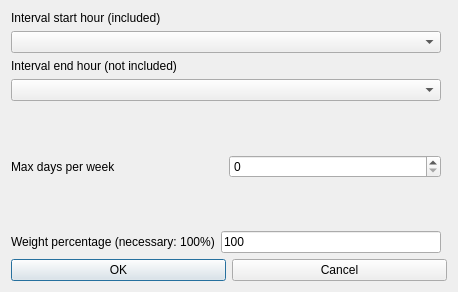
<?xml version="1.0" encoding="UTF-8"?>
<ui version="4.0">
 <class>ModifyConstraintTeachersIntervalMaxDaysPerWeekForm_template</class>
 <widget class="QDialog" name="ModifyConstraintTeachersIntervalMaxDaysPerWeekForm_template">
  <property name="geometry">
   <rect>
    <x>0</x>
    <y>0</y>
    <width>458</width>
    <height>292</height>
   </rect>
  </property>
  <property name="windowTitle">
   <string extracomment="This is the title of the dialog to modify a constraint of this type">Modify teachers interval max days per week</string>
  </property>
  <layout class="QGridLayout">
   <item row="6" column="0" colspan="2">
    <layout class="QHBoxLayout">
     <item>
      <widget class="QPushButton" name="okPushButton">
       <property name="text">
        <string>OK</string>
       </property>
      </widget>
     </item>
     <item>
      <widget class="QPushButton" name="cancelPushButton">
       <property name="text">
        <string>Cancel</string>
       </property>
      </widget>
     </item>
    </layout>
   </item>
   <item row="5" column="0">
    <layout class="QHBoxLayout">
     <item>
      <widget class="QLabel" name="weightTextLabel">
       <property name="frameShape">
        <enum>QFrame::NoFrame</enum>
       </property>
       <property name="frameShadow">
        <enum>QFrame::Plain</enum>
       </property>
       <property name="text">
        <string>Weight percentage (necessary: 100%)</string>
       </property>
       <property name="wordWrap">
        <bool>false</bool>
       </property>
      </widget>
     </item>
     <item>
      <widget class="QLineEdit" name="weightLineEdit">
       <property name="text">
        <string notr="true">100</string>
       </property>
      </widget>
     </item>
    </layout>
   </item>
   <item row="0" column="0">
    <layout class="QVBoxLayout">
     <item>
      <widget class="QLabel" name="startTextLabel">
       <property name="frameShape">
        <enum>QFrame::NoFrame</enum>
       </property>
       <property name="frameShadow">
        <enum>QFrame::Plain</enum>
       </property>
       <property name="text">
        <string extracomment="This field refers to a constraint operating on a given hourly interval. The selected start hour of the interval is included (is counted) in the constraint, while the selected end hour of the interval is not included (is not counted) in the constraint.">Interval start hour (included)</string>
       </property>
       <property name="wordWrap">
        <bool>false</bool>
       </property>
      </widget>
     </item>
     <item>
      <widget class="QComboBox" name="startHourComboBox">
       <property name="editable">
        <bool>false</bool>
       </property>
       <property name="insertPolicy">
        <enum>QComboBox::NoInsert</enum>
       </property>
       <property name="duplicatesEnabled">
        <bool>false</bool>
       </property>
      </widget>
     </item>
    </layout>
   </item>
   <item row="1" column="0">
    <layout class="QVBoxLayout">
     <item>
      <widget class="QLabel" name="endTextLabel">
       <property name="frameShape">
        <enum>QFrame::NoFrame</enum>
       </property>
       <property name="frameShadow">
        <enum>QFrame::Plain</enum>
       </property>
       <property name="text">
        <string extracomment="This field refers to a constraint operating on a given hourly interval. The selected start hour of the interval is included (is counted) in the constraint, while the selected end hour of the interval is not included (is not counted) in the constraint.">Interval end hour (not included)</string>
       </property>
       <property name="wordWrap">
        <bool>false</bool>
       </property>
      </widget>
     </item>
     <item>
      <widget class="QComboBox" name="endHourComboBox">
       <property name="editable">
        <bool>false</bool>
       </property>
       <property name="insertPolicy">
        <enum>QComboBox::NoInsert</enum>
       </property>
       <property name="duplicatesEnabled">
        <bool>false</bool>
       </property>
      </widget>
     </item>
    </layout>
   </item>
   <item row="2" column="0">
    <spacer name="spacer8">
     <property name="orientation">
      <enum>Qt::Vertical</enum>
     </property>
     <property name="sizeType">
      <enum>QSizePolicy::Expanding</enum>
     </property>
     <property name="sizeHint" stdset="0">
      <size>
       <width>20</width>
       <height>31</height>
      </size>
     </property>
    </spacer>
   </item>
   <item row="4" column="0">
    <spacer name="spacer7">
     <property name="orientation">
      <enum>Qt::Vertical</enum>
     </property>
     <property name="sizeType">
      <enum>QSizePolicy::Expanding</enum>
     </property>
     <property name="sizeHint" stdset="0">
      <size>
       <width>20</width>
       <height>31</height>
      </size>
     </property>
    </spacer>
   </item>
   <item row="3" column="0">
    <layout class="QHBoxLayout">
     <item>
      <widget class="QLabel" name="maxDaysTextLabel">
       <property name="frameShape">
        <enum>QFrame::NoFrame</enum>
       </property>
       <property name="frameShadow">
        <enum>QFrame::Plain</enum>
       </property>
       <property name="text">
        <string>Max days per week</string>
       </property>
       <property name="wordWrap">
        <bool>false</bool>
       </property>
      </widget>
     </item>
     <item>
      <widget class="QSpinBox" name="maxDaysSpinBox"/>
     </item>
    </layout>
   </item>
  </layout>
 </widget>
 <layoutdefault spacing="6" margin="11"/>
 <resources/>
 <connections/>
</ui>
